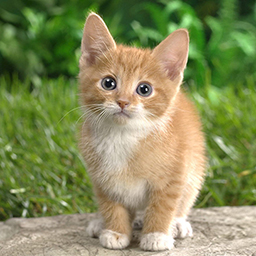
#> input picture Unsupervised Learning/Principal Component Analysis/Files/cat.png, 256 x 256 px, found by its file name
$ jupyter execute --allow-errors PCA.ipynb
#> lines starting #> are read from the running program, lines starting #| are printed output that depends on the picture
# Import the needed libraries

[cell 1]
from matplotlib import pyplot as plt
import numpy as np
import pandas as pd
from pylab import rcParams
rcParams['figure.figsize'] = 20,20

#> (the rest of this cell did not finish here and is left out)

# Implement SVD

[cell 2]
def svd(X):
    """
    In the image compression, we assume that each coloum of the image is a feature. Image is the matrix X.

    Args:
        X: N * D array corresponding to an image (N*D*3 if color image)
    Return:
        U: N*N (*3 for color images)
        S: min(N, D)*1 (*3 for color images)
        V: D*D (*3 for color images)
    """
    # Get the number of dimensions to decide if it is 2D or 3D
    number_of_dimensions = len(X.shape)

    if number_of_dimensions == 3:
        # Transpose the image for broadcasting
        X = np.transpose(X, (2, 0, 1))
        # Apply the SVD
        U, S, V = np.linalg.svd(X, full_matrices=False)
    else:
        # Same thing but with no broadcasting
        U, S, V = np.linalg.svd(X, full_matrices=False)

    return U,S,V

# Rebuild the K components using SVD

[cell 3]
def rebuildsvd(U, S, V, k):
    """
    Rebuild SVD by k componments.
    Args:
        U: N*N (*3 for color images)
        S: min(N, D)*1 (*3 for color images)
        V: D*D (*3 for color images)
        k: int corresponding to number of components
    Return:
        Xrebuild: N*D array of reconstructed image (N*D*3 if color image)

    Hint: numpy.matmul may be helpful for reconstructing color images
    """
    # Get the number of dimensions to decide if it is 2D or 3D
    number_of_dimensions = len(U.shape)

    if number_of_dimensions == 3:
        # Create an empty matrix with size N*D
        Sigma_new = np.zeros((3, U.shape[1], V.shape[1]))
        for j in range(3):
            # Find the new matrix diagonal with S
            np.fill_diagonal(Sigma_new[j, :k, :], S[j, :k])
        # Perform Matrix Multiplication
        Xrebuild = np.matmul(U,np.matmul(Sigma_new,V))
        # Transpose the matrix again to be of size N*D*3
        Xrebuild = np.transpose(Xrebuild, (0,1,2))
    else:
        # Formula
        Xrebuild = np.matrix(U[:, :k]) * np.diag(S[:k]) *np.matrix(V[:k, :])

    return Xrebuild

 # Computing compression ratio

[cell 4]
def compression_ratio(X, k):
    """
    Compute compression of an image: (num stored values in compressed)/(num stored values in original)
    Args:
        X: N * D array corresponding to an image (N * D * 3 if color image)
        k: int corresponding to number of components
    Return:
        compression_ratio: float of proportion of storage used by compressed image
    """
    N = X.shape[0]

    compression_ratio = N/(2*k+1)
    # In page 12 of: http://www.dsc.ufcg.edu.br/~hmg/disciplinas/posgraduacao/rn-copin-2014.3/material/SignalProcPCA.pdf
    # There is explanation for the computation of compression ratio

    return compression_ratio

# Computing the preserved variance

[cell 5]
def recovered_variance_proportion(S, k):
    """
    Compute the proportion of the variance in the original matrix recovered by a rank-k approximation

    Args:
       S: min(N, D)*1 (*3 for color images) of singular values for the image
       k: int, rank of approximation
    Return:
       recovered_var: int (array of 3 ints for color image) corresponding to proportion of recovered variance
    """
    number_of_dim = len(S.shape)

    # 2D Image
    if number_of_dim==1:
        eigenval = S**2/(S.shape[0]-1)
        # Get the importance of each eigenvalue
        significance = [np.abs(i)/np.sum(eigenval) for i in eigenval]
        # Sort them in a descending order
        significance.sort(reverse =True)
        # Add them till the k-th componenet
        recovered_var = sum(significance[0:k])

        # Or
        """
        explained_variance = S**2/(S.shape[0]-1)
        total_var = explained_variance.sum()
        recovered_var = explained_variance / total_var
        explained_variance = explained_variance[:k]
        recovered_var = np.around(np.sum(recovered_var[:k]),decimals = 3)

        """
    else:
        recovered_var = []

        # Same as 2D but repeat 3 times, one for each dimension.
        for i in range(3):
            current_eigen_val = S[i,:]**2/(S.shape[1]-1)
            current_significance = [np.abs(i)/np.sum(current_eigen_val) for i in current_eigen_val]
            current_significance.sort(reverse=True)
            current_recovered_var = sum(current_significance[0:k])
            recovered_var.append(current_recovered_var)

    return recovered_var

# Testing the code

We are going to work with the image: "cat.png"

## Gray image

[cell 6]
img = plt.imread("cat.png")
#> img is the input picture: shape (256, 256, 3) float32; mean R, G, B 0.528, 0.553, 0.361
#> (the rest of this cell did not finish here and is left out)

## Color Image

[cell 7]
# Helper do not need to change
U, S, V = svd(img)
component_num = [1,2,5,10,20,40,80,160,256]
fig = plt.figure(figsize=(18, 18))

# Plot several images
i = 0
for k in component_num:
    img_rebuild = rebuildsvd(U, S, V, k)
    img_rebuild = np.transpose(img_rebuild, (1, 2, 0))
    c = np.around(compression_ratio(img_rebuild, k), 4)
    r = np.around(recovered_variance_proportion(S, k), 3)
    ax = fig.add_subplot(3, 3, i + 1, xticks=[], yticks=[])
    ax.imshow(img_rebuild)
    ax.set_title(f"{k} Components")
    ax.set_xlabel(f"Compression: {np.around(c,4)},\nRecovered Variance:  R: {r[0]}  G: {r[1]}  B: {r[2]}")
    i = i + 1
#> this loop made 9 passes
#> (c, r) on passes 1 to 9: (85.33, [0.926, 0.954, 0.869]), (51.2, [0.954, 0.965, 0.921]), (23.27, [0.976, 0.978, 0.952]), (12.19, [0.988, 0.988, 0.971]), (6.24, [0.994, 0.994, 0.985]), (3.16, [0.998, 0.998, 0.994]), (1.59, [0.999, 0.999, 0.999]), (0.797, [1, 1, 1]), (0.499, [1, 1, 1])
#> pass 1, `img_rebuild = np.transpose(img_rebuild, (1, 2, 0))`:
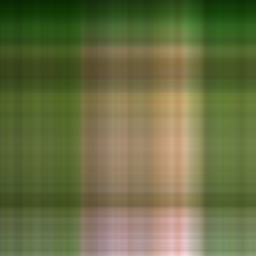
#> img_rebuild: shape (256, 256, 3) float64; mean of channels 0, 1, 2 0.529, 0.553, 0.364; drawn with min black and max white
#> pass 2, `img_rebuild = np.transpose(img_rebuild, (1, 2, 0))`:
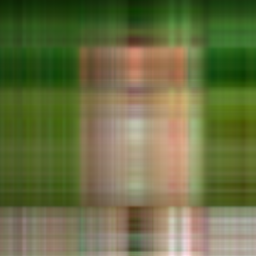
#> img_rebuild: shape (256, 256, 3) float64; mean of channels 0, 1, 2 0.528, 0.553, 0.361; drawn with min black and max white
#> pass 3, `img_rebuild = np.transpose(img_rebuild, (1, 2, 0))`:
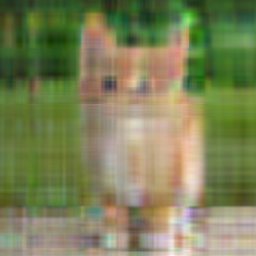
#> img_rebuild: shape (256, 256, 3) float64; mean of channels 0, 1, 2 0.528, 0.553, 0.361; drawn with min black and max white
#> after the loop, i = 9
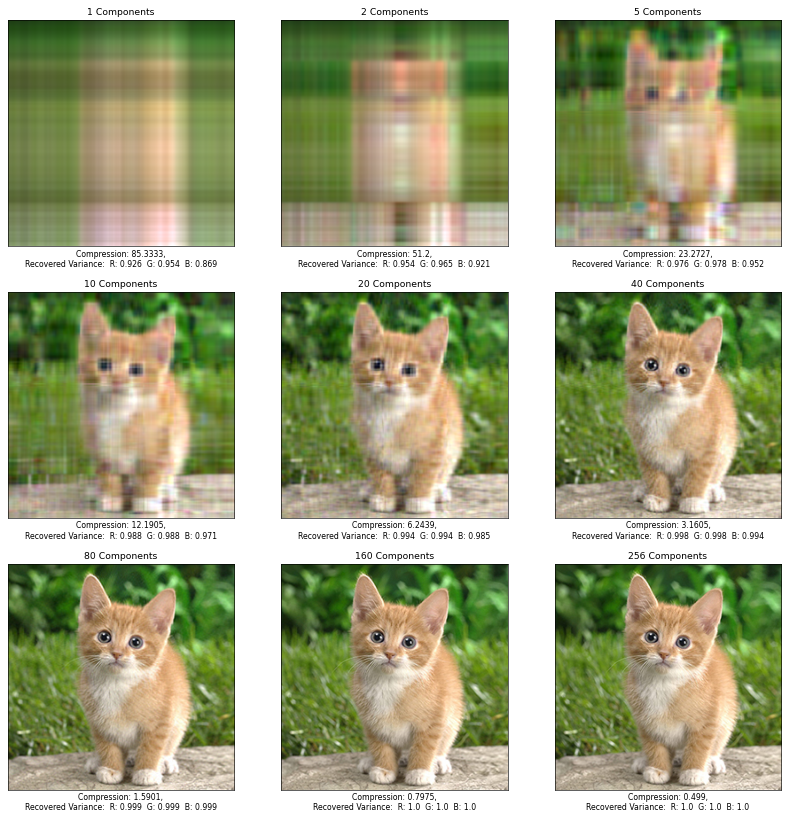
#> figure drawn by matplotlib, 9 panels
